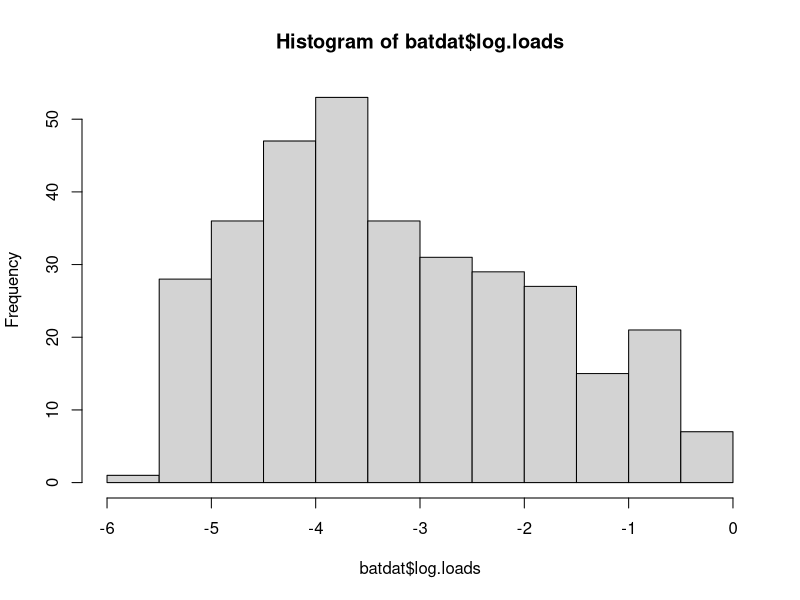

This chart was generated by the following R code:
## ---- chunk 1
batdat <- read.csv("bat_data.csv")
## ---- chunk 2
#batdat<- read.csv("/Users/alexg8/Desktop/IBRC #workshops/ibrc_workshop/data_management/bat_data.csv")
## ---- chunk 3
#install.packages("ggplot2")
#library(ggplot2)
## ---- chunk 4
?unique
## ---- chunk 5
View(batdat)
unique(batdat$species) # Tells you all the unique forms of the data in the specified column ($species)
str(batdat) # Tells you what kind of data is contained in your dataframe
head(batdat) # Returns the first several rows of data in your dataframe
tail(batdat) # Returns the last several rows of data in your dataframe
dim(batdat) # Tells you the size of your dataframe
names(batdat) # Tells you the column names in your dataframe
nrow(batdat) # Returns the number of rows in your dataframe
ncol(batdat) # Returns the number of columns in your dataframe.
## ---- chunk 6
batdat$log.loads<-log10(batdat$gdL)
## ---- chunk 7
MYSE.dat = subset(batdat, species=="MYSE") #a factor/character, so need == and quotes
head(MYSE.dat)
dim(MYSE.dat)
## ---- chunk 8
warm.temps = subset(batdat, temp>6) #a number, so no quotes
head(warm.temps)
dim(warm.temps)
## ---- chunk 9
MYSE.dat = batdat[batdat$species=="MYSE",]
warm.temps = batdat[batdat$temp>6,]
## ---- chunk 10
bat.summary = aggregate(log.loads~species, FUN=mean, data = batdat) #aggregate data using the mean to give fungal loads by species
bat.summary

## ---- chunk 11
hist(batdat$log.loads)
## ---- chunk 12
#write.csv(MYSE.dat, "MYSE_dat.csv", row.names = F)
